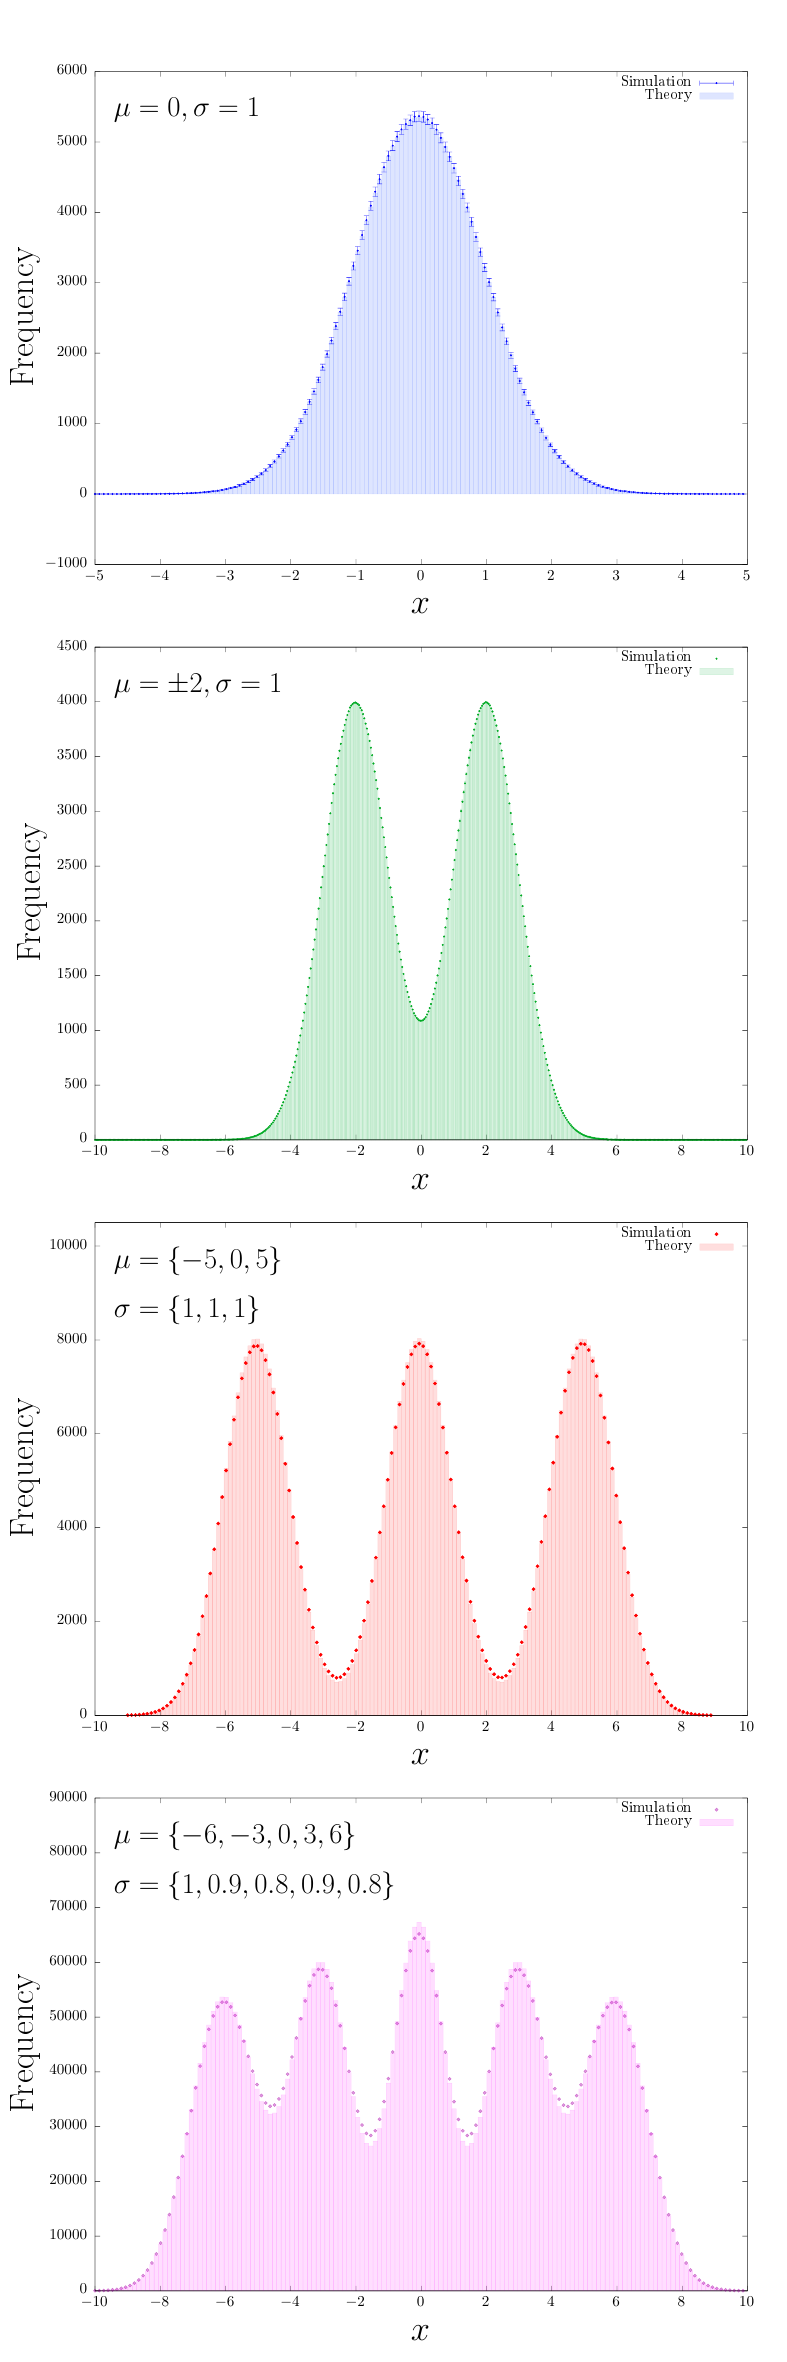

Recreate this plot in gnuplot.
set terminal cairolatex standalone pdf color colortext size 20cm, 60cm
set output "plot.tex"

if (!exists("MP_LEFT"))   MP_LEFT = .12
if (!exists("MP_RIGHT"))  MP_RIGHT = .95
if (!exists("MP_BOTTOM")) MP_BOTTOM = .03
if (!exists("MP_TOP"))    MP_TOP = .97
if (!exists("MP_GAP"))    MP_GAP = 0.035

set multiplot layout 4,1 margins screen MP_LEFT, MP_RIGHT, MP_BOTTOM, MP_TOP spacing screen MP_GAP

set macros
POS = "front at graph 0.03,0.92"
POS2 = "front at graph 0.03,0.82"

set style fill solid 1.0

set xlabel '\Huge$x$' offset 0,-1
set ylabel '\Huge Frequency' offset -2,0

set label '\huge$\mu=0,\sigma=1$' @POS
data1 = "single_well.data"
plot data1 u 1:2:(sqrt($2)) with yerror pt 7 ps 0.2 lc rgb "blue" title "Simulation",\
     data1 u 1:3 with boxes lc rgb "#DD0033FF" title "Theory"
unset label

set yrange [0:4500]
set label '\huge$\mu=\pm2,\sigma=1$' @POS
data2 = "double_well.data"
plot data2 u 1:2 pt 7 ps 0.2 lc rgb "#00AA22" title "Simulation",\
     data2 u 1:3 with boxes lc rgb "#DD00AA33" title "Theory"
unset label

set yrange [0:10500]
set label '\huge$\mu=\left\{-5,0,5\right\}$' @POS
set label '\huge$\sigma=\left\{1,1,1\right\}$' @POS2
data3 = "triple_well.data"
plot data3 u 1:2 pt 7 ps 0.4 lc rgb "red" title "Simulation",\
     data3 u 1:3 with boxes lc rgb "#DDFF0000" title "Theory"
unset label

set yrange [0:90000]
set label '\huge$\mu=\left\{-6,-3,0,3,6\right\}$' @POS
set label '\huge$\sigma=\left\{1,0.9,0.8,0.9,0.8\right\}$' @POS2
data4 = "../psapir/cython/quad_well.data"
plot data4 u 1:2 pt 7 ps 0.4 lc rgb "#99AA00AA" title "Simulation",\
     data4 u 1:3 with boxes lc rgb "#DDFF00FF" title "Theory"
unset label
